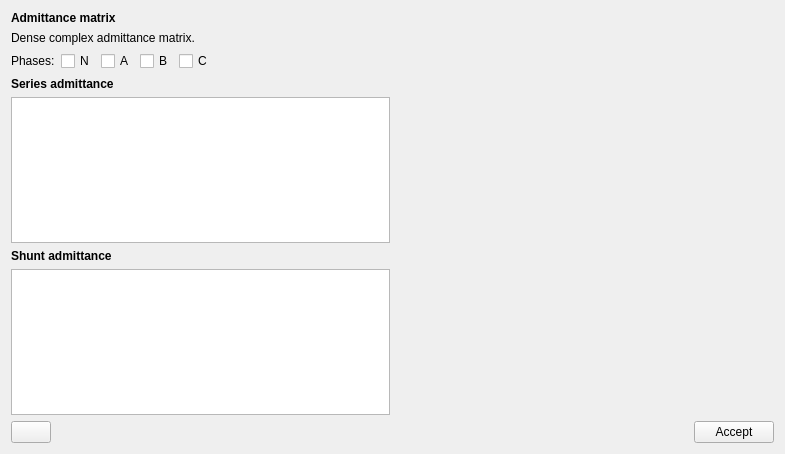
<?xml version="1.0" encoding="UTF-8"?>
<ui version="4.0">
 <class>AdmittanceMatrixEditorWidget</class>
 <widget class="QWidget" name="AdmittanceMatrixEditorWidget">
  <property name="geometry">
   <rect>
    <x>0</x>
    <y>0</y>
    <width>785</width>
    <height>454</height>
   </rect>
  </property>
  <layout class="QGridLayout" name="gridLayout">
   <item row="2" column="0" colspan="2">
    <layout class="QHBoxLayout" name="phaseLayout">
     <item>
      <widget class="QLabel" name="phasesLabel">
       <property name="text">
        <string>Phases:</string>
       </property>
      </widget>
     </item>
     <item>
      <widget class="QCheckBox" name="phaseNCheckBox">
       <property name="text">
        <string>N</string>
       </property>
      </widget>
     </item>
     <item>
      <widget class="QCheckBox" name="phaseACheckBox">
       <property name="text">
        <string>A</string>
       </property>
      </widget>
     </item>
     <item>
      <widget class="QCheckBox" name="phaseBCheckBox">
       <property name="text">
        <string>B</string>
       </property>
      </widget>
     </item>
     <item>
      <widget class="QCheckBox" name="phaseCCheckBox">
       <property name="text">
        <string>C</string>
       </property>
      </widget>
     </item>
     <item>
      <spacer name="phaseSpacer">
       <property name="orientation">
        <enum>Qt::Orientation::Horizontal</enum>
       </property>
       <property name="sizeHint" stdset="0">
        <size>
         <width>40</width>
         <height>20</height>
        </size>
       </property>
      </spacer>
     </item>
    </layout>
   </item>
   <item row="6" column="1">
    <spacer name="horizontalSpacer">
     <property name="orientation">
      <enum>Qt::Orientation::Horizontal</enum>
     </property>
     <property name="sizeHint" stdset="0">
      <size>
       <width>40</width>
       <height>20</height>
      </size>
     </property>
    </spacer>
   </item>
   <item row="7" column="0">
    <spacer name="verticalSpacer">
     <property name="orientation">
      <enum>Qt::Orientation::Vertical</enum>
     </property>
     <property name="sizeHint" stdset="0">
      <size>
       <width>20</width>
       <height>40</height>
      </size>
     </property>
    </spacer>
   </item>
   <item row="6" column="0">
    <widget class="QTableView" name="yshTableView"/>
   </item>
   <item row="4" column="0">
    <widget class="QTableView" name="matrixTableView"/>
   </item>
   <item row="8" column="0" colspan="2">
    <layout class="QHBoxLayout" name="actionsLayout">
     <item>
      <widget class="QPushButton" name="computeButton">
       <property name="toolTip">
        <string>Compute from sequence values</string>
       </property>
       <property name="text">
        <string/>
       </property>
       <property name="icon">
        <iconset resource="../../Icons/icons.qrc">
         <normaloff>:/Icons/icons/calculator.png</normaloff>:/Icons/icons/calculator.png</iconset>
       </property>
      </widget>
     </item>
     <item>
      <spacer name="actionsSpacer">
       <property name="orientation">
        <enum>Qt::Orientation::Horizontal</enum>
       </property>
       <property name="sizeHint" stdset="0">
        <size>
         <width>40</width>
         <height>20</height>
        </size>
       </property>
      </spacer>
     </item>
     <item>
      <widget class="QPushButton" name="acceptButton">
       <property name="text">
        <string>Accept</string>
       </property>
       <property name="icon">
        <iconset resource="../../Icons/icons.qrc">
         <normaloff>:/Icons/icons/accept.png</normaloff>:/Icons/icons/accept.png</iconset>
       </property>
      </widget>
     </item>
    </layout>
   </item>
   <item row="0" column="0" colspan="2">
    <widget class="QLabel" name="titleLabel">
     <property name="font">
      <font>
       <bold>true</bold>
      </font>
     </property>
     <property name="text">
      <string>Admittance matrix</string>
     </property>
     <property name="wordWrap">
      <bool>true</bool>
     </property>
    </widget>
   </item>
   <item row="1" column="0" colspan="2">
    <widget class="QLabel" name="descriptionLabel">
     <property name="text">
      <string>Dense complex admittance matrix.</string>
     </property>
     <property name="wordWrap">
      <bool>true</bool>
     </property>
    </widget>
   </item>
   <item row="5" column="0" colspan="2">
    <widget class="QLabel" name="yshLabel">
     <property name="font">
      <font>
       <bold>true</bold>
      </font>
     </property>
     <property name="text">
      <string>Shunt admittance</string>
     </property>
    </widget>
   </item>
   <item row="3" column="0">
    <widget class="QLabel" name="yshLabel_2">
     <property name="font">
      <font>
       <bold>true</bold>
      </font>
     </property>
     <property name="text">
      <string>Series admittance</string>
     </property>
    </widget>
   </item>
  </layout>
 </widget>
 <resources>
  <include location="../../Icons/icons.qrc"/>
 </resources>
 <connections/>
</ui>
